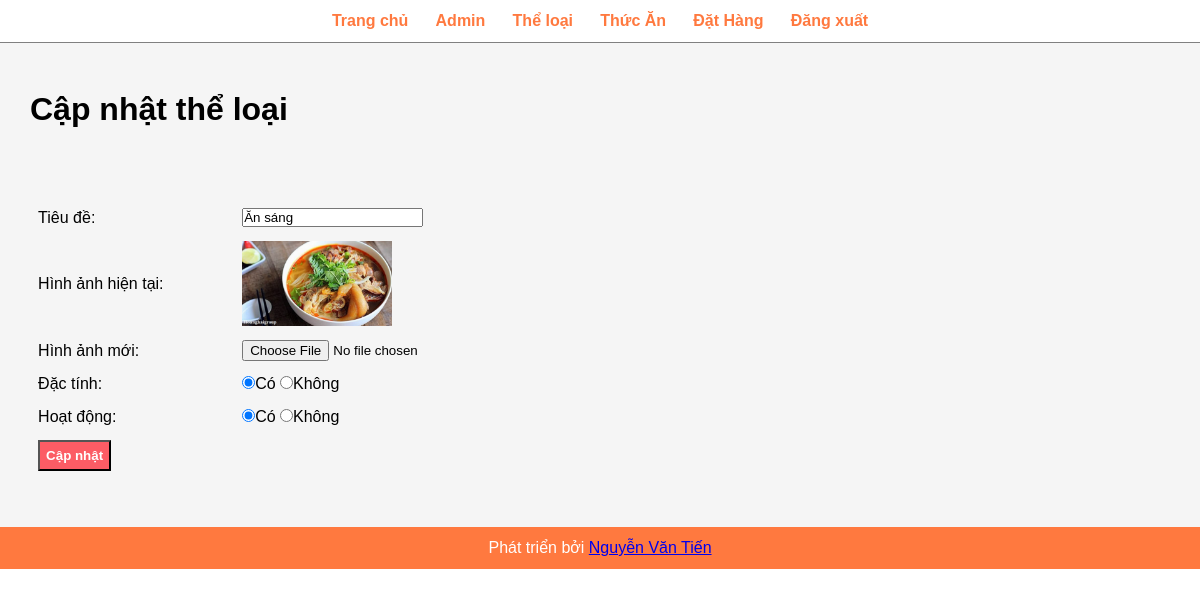
Page /admin/update-category.php?id=8 (signed in) on the committed database.
### tables this page shows
CREATE TABLE `tbl_category` (
  `id` int(10) UNSIGNED NOT NULL,
  `title` varchar(100) NOT NULL,
  `imagine_name` varchar(255) NOT NULL,
  `featured` varchar(10) NOT NULL,
  `active` varchar(10) NOT NULL
);

### admin/update-category.php (the view, shortened to what this page needs)
<?php include('partials/menu.php'); ?>
<div class="main-content">
    <div class="wrapper">
        <h1>Cập nhật thể loại</h1>
        <br><br>
        ?><br><br>
        <?php
        if (isset($_GET['id'])) {
            $id = $_GET['id'];
            $sql = "SELECT * FROM tbl_category WHERE id=$id";
            $res = mysqli_query($conn, $sql);
            $count = mysqli_num_rows($res);
            if ($count == 1) {
                $row = mysqli_fetch_assoc($res);
                $title = $row['title'];
                $current_image = $row['imagine_name'];
                $featured = $row['featured'];
                $active = $row['active'];
            } else {
                $_SESSION['no-category-found'] = "<div class='error text-center'>Không tìm thấy thể loại nào.</div>";
                header('location:' . SITEURL . 'admin/manager-category.php');
            }
        } else {
            header('location:' . SITEURL . 'admin/manager-category.php');
        }
        ?>
        <form action="" method="POST" enctype="multipart/form-data">
            <TAble class="tbl-30">
                <tr>
                    <td>Tiêu đề: </td>
                    <td><input type="text" name="title" value="<?php echo $title; ?>"></td>
                </tr>
                <tr>
                    <td>Hình ảnh hiện tại: </td>
                    <td>
                        <?php
                        if ($current_image != "") {
                        ?>
                            <img src="<?php echo SITEURL; ?>images/category/<?php echo $current_image; ?>" width="150px">
                        <?php
                        } else {
                            echo "<div class='error'>Chưa thêm ảnh.</div>";
                        }
                        ?>
                    </td>
                </tr>
                <tr>
                    <td>Hình ảnh mới: </td>
                    <td><input type="file" name="image">
                    </td>
                </tr>
                <tr>
                    <td>Đặc tính: </td>
                    <td><input <?php if ($featured == "Yes") {
                                    echo "checked";
                                } ?> type="radio" name="featured" value="Yes">Có
                        <input <?php if ($featured == "No") {
                                    echo "checked";
                                } ?> type="radio" name="featured" value="No">Không
                    </td>
                </tr>
                <tr>
                    <td>Hoạt động: </td>
                    <td><input <?php if ($active == "Yes") {
                                    echo "checked";
                                } ?> type="radio" name="active" value="Yes">Có
                        <input <?php if ($featured == "No") {
                                    echo "checked";
                                } ?> type="radio" name="active" value="No">Không
                    </td>
                </tr>
                <tr>
                    <td colspan="2">
                        <input type="submit" name="submit" value="Cập nhật" class="btn-secondary">
                    </td>
                </tr>
            </TAble>
        </form>
    </div>
</div>
<?php include('partials/footer.php'); ?>

### admin/admin.css (style rules this page uses)
* { margin: 0; padding: 0; font-family: Arial, Helvetica, sans-serif; }
.wrapper { padding: 1%; width: 95%; margin: 0 auto; }
.tbl-30 { width: 54%; }
table tr td { padding: 1%; }
.btn-secondary { background-color: #fc5c65; padding: 1%; color: white; text-decoration: none; font-weight: bolder; }
.main-content { background-color: whitesmoke; padding: 3% 0; }

### rows in the picture
tbl_category: title "Ăn sáng", imagine_name (picture), featured "☑", active "☑"
